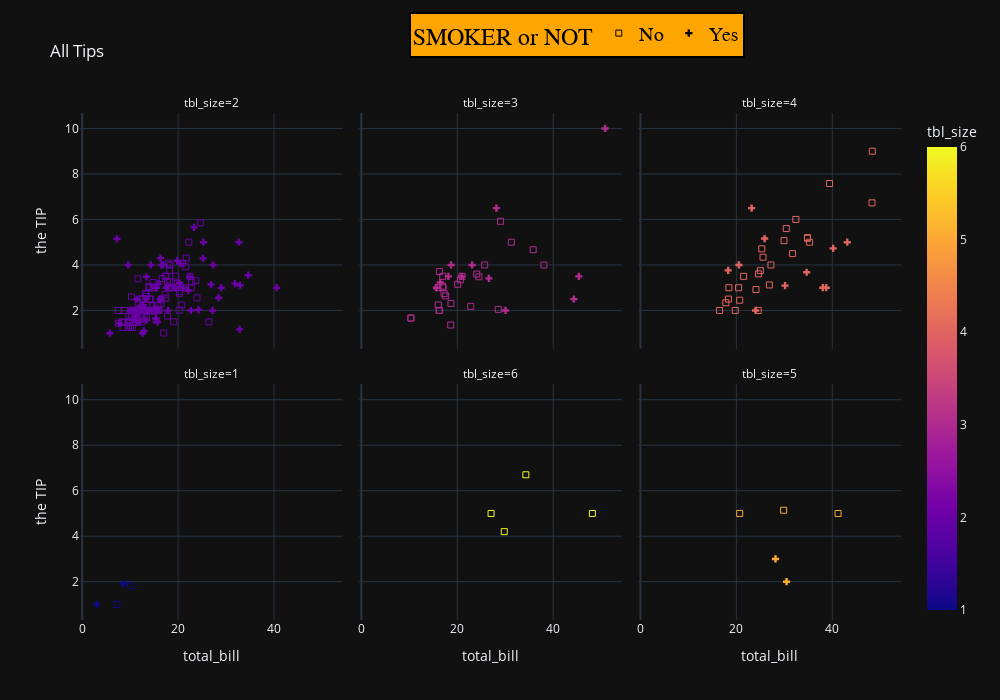

This figure's notebook cell:
### Code cell
scatterplot = px.scatter(
    data_frame=tips,
    x="total_bill",
    y="tip",
    #   ----------------------------------------------------------
    
    symbol="smoker",
#     symbol_sequence=[3,'square-open'],                        # set marker symbols
    symbol_map={"No": "square-open" ,"Yes":3},  
    color="tbl_size",     
#     color_continuous_scale=px.colors.diverging.Armyrose,   
#   ----------------------------------------------------------
       facet_col='tbl_size',       # assign marks to subplots in the horizontal direction
    facet_col_wrap=3,      
  #   ----------------------------------------------------------  
     template='plotly_dark',
    
     
    labels={"tip":"the TIP",
    "smoker":"SMOKER or NOT"},  # map the labels
    title='All Tips',           # figure title
    width=1000,                  # figure width in pixels
    height=700,   
    
)

scatterplot.update_layout(
    
    legend=dict(
     orientation="h",
    yanchor="top",
    y=1.2,
    xanchor="left",
    x=.4,
    title_font_family="Times New Roman",
        font=dict(
            family="Courier",
            size=20,
            color="black"
        ),
        bgcolor="orange",
        bordercolor="black",
        borderwidth=2
))
pio.show(scatterplot)

### Figure 1 — Plotly figure (JSON) as saved in the notebook; plotly's stock layout.template omitted (floating-point values rounded to 4 significant figures)
{"data": [{"hovertemplate": "SMOKER or NOT=No<br>tbl_size=%{marker.color}<br>total_bill=%{x}<br>the TIP=%{y}<extra></extra>", "legendgroup": "No", "marker": {"color": [2, 2, 2, 2, 2, 2, 2, 2, 2, 2, 2, 2, 2, 2, 2, 2, 2, 2, 2, 2, 2, 2, 2, 2, 2, 2, 2, 2, 2, 2, 2, 2, 2, 2, 2, 2, 2, 2, 2, 2, 2, 2, 2, 2, 2, 2, 2, 2, 2, 2, 2, 2, 2, 2, 2, 2, 2, 2, 2, 2, 2, 2, 2, 2, 2, 2, 2, 2, 2, 2, 2, 2, 2, 2, 2, 2, 2, 2, 2, 2, 2, 2, 2, 2, 2, 2, 2, 2, 2, 2], "coloraxis": "coloraxis", "symbol": "square-open"}, "mode": "markers", "name": "No", "orientation": "v", "showlegend": true, "type": "scatter", "x": [16.99, 23.68, 8.77, 15.04, 14.78, 10.27, 15.42, 14.83, 21.58, 17.92, 20.29, 15.77, 19.82, 13.37, 12.69, 21.7, 19.65, 9.55, 15.06, 17.78, 17.46, 13.94, 9.68, 18.29, 22.23, 18.04, 12.54, 10.29, 9.94, 19.49, 26.41, 16.45, 20.23, 12.02, 14.73, 10.51, 22.76, 17.29, 16.66, 15.98, 13.03, 18.28, 24.71, 21.16, 22.49, 22.75, 12.46, 20.92, 18.24, 14, 23.95, 17.31, 10.65, 12.43, 11.69, 13.42, 14.26, 15.95, 12.48, 8.52, 14.52, 11.38, 19.08, 20.27, 11.17, 12.26, 18.26, 8.51, 10.33, 14.15, 13.16, 17.47, 16.43, 8.35, 11.87, 9.78, 7.51, 14.07, 13.13, 13.39, 12.66, 13.81, 20.76, 7.56, 13.28, 11.61, 10.77, 10.07, 17.82, 18.78], "xaxis": "x4", "y": [1.01, 3.31, 2, 1.96, 3.23, 1.71, 1.57, 3.02, 3.92, 4.08, 2.75, 2.23, 3.18, 2, 2, 4.3, 3, 1.45, 3, 3.27, 2.54, 3.06, 1.32, 3, 5, 3, 2.5, 2.6, 1.56, 3.51, 1.5, 2.47, 2.01, 1.97, 2.2, 1.25, 3, 2.71, 3.4, 2.03, 2, 4, 5.85, 3, 3.5, 3.25, 1.5, 4.08, 3.76, 3, 2.55, 3.5, 1.5, 1.8, 2.31, 1.68, 2.5, 2, 2.52, 1.48, 2, 2, 1.5, 2.83, 1.5, 2, 3.25, 1.25, 2, 2, 2.75, 3.5, 2.3, 1.5, 1.63, 1.73, 2, 2.5, 2, 2.61, 2.5, 2, 2.24, 1.44, 2.72, 3.39, 1.47, 1.25, 1.75, 3], "yaxis": "y4"}, {"hovertemplate": "SMOKER or NOT=No<br>tbl_size=%{marker.color}<br>total_bill=%{x}<br>the TIP=%{y}<extra></extra>", "legendgroup": "No", "marker": {"color": [3, 3, 3, 3, 3, 3, 3, 3, 3, 3, 3, 3, 3, 3, 3, 3, 3, 3, 3, 3, 3, 3, 3, 3, 3, 3], "coloraxis": "coloraxis", "symbol": "square-open"}, "mode": "markers", "name": "No", "orientation": "v", "showlegend": false, "type": "scatter", "x": [10.34, 21.01, 10.33, 16.29, 16.97, 20.65, 24.06, 16.31, 16.93, 18.69, 31.27, 16.04, 28.55, 17.59, 20.08, 17.07, 38.07, 25.71, 22.82, 18.64, 17.26, 16.21, 24.52, 15.98, 35.83, 29.03], "xaxis": "x5", "y": [1.66, 3.5, 1.67, 3.71, 3.5, 3.35, 3.6, 2, 3.07, 2.31, 5, 2.24, 2.05, 2.64, 3.15, 3, 4, 4, 2.18, 1.36, 2.74, 2, 3.48, 3, 4.67, 5.92], "yaxis": "y5"}, {"hovertemplate": "SMOKER or NOT=No<br>tbl_size=%{marker.color}<br>total_bill=%{x}<br>the TIP=%{y}<extra></extra>", "legendgroup": "No", "marker": {"color": [4, 4, 4, 4, 4, 4, 4, 4, 4, 4, 4, 4, 4, 4, 4, 4, 4, 4, 4, 4, 4, 4, 4, 4, 4, 4], "coloraxis": "coloraxis", "symbol": "square-open"}, "mode": "markers", "name": "No", "orientation": "v", "showlegend": false, "type": "scatter", "x": [24.59, 25.29, 26.88, 35.26, 18.43, 39.42, 17.81, 18.35, 20.69, 30.4, 32.4, 34.81, 25.56, 48.27, 27.2, 34.83, 29.93, 24.08, 24.55, 19.77, 25, 16.49, 21.5, 31.71, 48.33, 20.45], "xaxis": "x6", "y": [3.61, 4.71, 3.12, 5, 3, 7.58, 2.34, 2.5, 2.45, 5.6, 6, 5.2, 4.34, 6.73, 4, 5.17, 5.07, 2.92, 2, 2, 3.75, 2, 3.5, 4.5, 9, 3], "yaxis": "y6"}, {"hovertemplate": "SMOKER or NOT=No<br>tbl_size=%{marker.color}<br>total_bill=%{x}<br>the TIP=%{y}<extra></extra>", "legendgroup": "No", "marker": {"color": [1, 1], "coloraxis": "coloraxis", "symbol": "square-open"}, "mode": "markers", "name": "No", "orientation": "v", "showlegend": false, "type": "scatter", "x": [10.07, 7.25], "xaxis": "x", "y": [1.83, 1], "yaxis": "y"}, {"hovertemplate": "SMOKER or NOT=No<br>tbl_size=%{marker.color}<br>total_bill=%{x}<br>the TIP=%{y}<extra></extra>", "legendgroup": "No", "marker": {"color": [6, 6, 6, 6], "coloraxis": "coloraxis", "symbol": "square-open"}, "mode": "markers", "name": "No", "orientation": "v", "showlegend": false, "type": "scatter", "x": [29.8, 34.3, 27.05, 48.17], "xaxis": "x2", "y": [4.2, 6.7, 5, 5], "yaxis": "y2"}, {"hovertemplate": "SMOKER or NOT=No<br>tbl_size=%{marker.color}<br>total_bill=%{x}<br>the TIP=%{y}<extra></extra>", "legendgroup": "No", "marker": {"color": [5, 5, 5], "coloraxis": "coloraxis", "symbol": "square-open"}, "mode": "markers", "name": "No", "orientation": "v", "showlegend": false, "type": "scatter", "x": [41.19, 29.85, 20.69], "xaxis": "x3", "y": [5, 5.14, 5], "yaxis": "y3"}, {"hovertemplate": "SMOKER or NOT=Yes<br>tbl_size=%{marker.color}<br>total_bill=%{x}<br>the TIP=%{y}<extra></extra>", "legendgroup": "Yes", "marker": {"color": [2, 2, 2, 2, 2, 2, 2, 2, 2, 2, 2, 2, 2, 2, 2, 2, 2, 2, 2, 2, 2, 2, 2, 2, 2, 2, 2, 2, 2, 2, 2, 2, 2, 2, 2, 2, 2, 2, 2, 2, 2, 2, 2, 2, 2, 2, 2, 2, 2, 2, 2, 2, 2, 2, 2, 2, 2, 2, 2, 2, 2, 2, 2, 2, 2, 2], "coloraxis": "coloraxis", "symbol": 3}, "mode": "markers", "name": "Yes", "orientation": "v", "showlegend": true, "type": "scatter", "x": [11.24, 20.29, 13.81, 11.02, 15.01, 26.86, 25.28, 17.92, 19.44, 32.68, 28.97, 5.75, 16.32, 27.28, 12.03, 21.01, 11.35, 15.38, 22.42, 15.36, 20.49, 25.21, 14.31, 16, 17.51, 10.59, 10.63, 15.81, 7.25, 31.85, 16.82, 32.9, 17.89, 14.48, 9.6, 34.63, 23.33, 40.55, 15.69, 19.81, 28.44, 15.48, 16.58, 10.34, 13, 13.51, 12.74, 13, 16.4, 24.27, 12.76, 13.27, 12.9, 11.59, 7.74, 12.16, 13.42, 13.42, 16.27, 10.09, 22.12, 15.53, 12.6, 32.83, 27.18, 22.67], "xaxis": "x4", "y": [1.76, 3.21, 2, 1.98, 2.09, 3.14, 5, 3.08, 3, 5, 3, 1, 4.3, 4, 1.5, 3, 2.5, 3, 3.48, 1.64, 4.06, 4.29, 4, 2, 3, 1.61, 2, 3.16, 5.15, 3.18, 4, 3.11, 2, 2, 4, 3.55, 5.65, 3, 1.5, 4.19, 2.56, 2.02, 4, 2, 2, 2, 2.01, 2, 2.5, 2.03, 2.23, 2.5, 1.1, 1.5, 1.44, 2.2, 3.48, 1.58, 2.5, 2, 2.88, 3, 1, 1.17, 2, 2], "yaxis": "y4"}, {"hovertemplate": "SMOKER or NOT=Yes<br>tbl_size=%{marker.color}<br>total_bill=%{x}<br>the TIP=%{y}<extra></extra>", "legendgroup": "Yes", "marker": {"color": [3, 3, 3, 3, 3, 3, 3, 3, 3, 3, 3, 3], "coloraxis": "coloraxis", "symbol": 3}, "mode": "markers", "name": "Yes", "orientation": "v", "showlegend": false, "type": "scatter", "x": [44.3, 50.81, 45.35, 20.9, 18.15, 23.1, 18.71, 16.47, 26.59, 30.06, 28.17, 15.69], "xaxis": "x5", "y": [2.5, 10, 3.5, 3.5, 3.5, 4, 4, 3.23, 3.41, 2, 6.5, 3], "yaxis": "y5"}, {"hovertemplate": "SMOKER or NOT=Yes<br>tbl_size=%{marker.color}<br>total_bill=%{x}<br>the TIP=%{y}<extra></extra>", "legendgroup": "Yes", "marker": {"color": [4, 4, 4, 4, 4, 4, 4, 4, 4, 4, 4], "coloraxis": "coloraxis", "symbol": 3}, "mode": "markers", "name": "Yes", "orientation": "v", "showlegend": false, "type": "scatter", "x": [38.01, 18.29, 40.17, 34.65, 23.17, 43.11, 20.53, 38.73, 25.89, 30.14, 24.01], "xaxis": "x6", "y": [3, 3.76, 4.73, 3.68, 6.5, 5, 4, 3, 5.16, 3.09, 2], "yaxis": "y6"}, {"hovertemplate": "SMOKER or NOT=Yes<br>tbl_size=%{marker.color}<br>total_bill=%{x}<br>the TIP=%{y}<extra></extra>", "legendgroup": "Yes", "marker": {"color": [1, 1], "coloraxis": "coloraxis", "symbol": 3}, "mode": "markers", "name": "Yes", "orientation": "v", "showlegend": false, "type": "scatter", "x": [3.07, 8.58], "xaxis": "x", "y": [1, 1.92], "yaxis": "y"}, {"hovertemplate": "SMOKER or NOT=Yes<br>tbl_size=%{marker.color}<br>total_bill=%{x}<br>the TIP=%{y}<extra></extra>", "legendgroup": "Yes", "marker": {"color": [5, 5], "coloraxis": "coloraxis", "symbol": 3}, "mode": "markers", "name": "Yes", "orientation": "v", "showlegend": false, "type": "scatter", "x": [30.46, 28.15], "xaxis": "x3", "y": [2, 3], "yaxis": "y3"}], "layout": {"annotations": [{"font": {}, "showarrow": false, "text": "tbl_size=1", "x": 0.16, "xanchor": "center", "xref": "paper", "y": 0.465, "yanchor": "bottom", "yref": "paper"}, {"font": {}, "showarrow": false, "text": "tbl_size=6", "x": 0.5, "xanchor": "center", "xref": "paper", "y": 0.465, "yanchor": "bottom", "yref": "paper"}, {"font": {}, "showarrow": false, "text": "tbl_size=5", "x": 0.84, "xanchor": "center", "xref": "paper", "y": 0.465, "yanchor": "bottom", "yref": "paper"}, {"font": {}, "showarrow": false, "text": "tbl_size=2", "x": 0.16, "xanchor": "center", "xref": "paper", "y": 1.0, "yanchor": "bottom", "yref": "paper"}, {"font": {}, "showarrow": false, "text": "tbl_size=3", "x": 0.5, "xanchor": "center", "xref": "paper", "y": 1.0, "yanchor": "bottom", "yref": "paper"}, {"font": {}, "showarrow": false, "text": "tbl_size=4", "x": 0.84, "xanchor": "center", "xref": "paper", "y": 1.0, "yanchor": "bottom", "yref": "paper"}], "coloraxis": {"colorbar": {"title": {"text": "tbl_size"}}, "colorscale": [[0, "#0d0887"], [0.1111, "#46039f"], [0.2222, "#7201a8"], [0.3333, "#9c179e"], [0.4444, "#bd3786"], [0.5556, "#d8576b"], [0.6667, "#ed7953"], [0.7778, "#fb9f3a"], [0.8889, "#fdca26"], [1, "#f0f921"]]}, "height": 700, "legend": {"bgcolor": "orange", "bordercolor": "black", "borderwidth": 2, "font": {"color": "black", "family": "Courier", "size": 20}, "orientation": "h", "title": {"font": {"family": "Times New Roman"}, "text": "SMOKER or NOT"}, "tracegroupgap": 0, "x": 0.4, "xanchor": "left", "y": 1.2, "yanchor": "top"}, "title": {"text": "All Tips"}, "width": 1000, "xaxis": {"anchor": "y", "autorange": true, "domain": [0, 0.32], "range": [2.555, 53.79], "title": {"text": "total_bill"}, "type": "linear"}, "xaxis2": {"anchor": "y2", "autorange": true, "domain": [0.34, 0.66], "matches": "x", "range": [2.555, 53.79], "title": {"text": "total_bill"}, "type": "linear"}, "xaxis3": {"anchor": "y3", "autorange": true, "domain": [0.68, 1.0], "matches": "x", "range": [2.555, 53.79], "title": {"text": "total_bill"}, "type": "linear"}, "xaxis4": {"anchor": "y4", "autorange": true, "domain": [0, 0.32], "matches": "x", "range": [2.555, 53.79], "showticklabels": false, "type": "linear"}, "xaxis5": {"anchor": "y5", "autorange": true, "domain": [0.34, 0.66], "matches": "x", "range": [2.555, 53.79], "showticklabels": false, "type": "linear"}, "xaxis6": {"anchor": "y6", "autorange": true, "domain": [0.68, 1.0], "matches": "x", "range": [2.555, 53.79], "showticklabels": false, "type": "linear"}, "yaxis": {"anchor": "x", "autorange": true, "domain": [0, 0.465], "range": [0.6318, 10.66], "title": {"text": "the TIP"}, "type": "linear"}, "yaxis2": {"anchor": "x2", "autorange": true, "domain": [0, 0.465], "matches": "y", "range": [0.6318, 10.66], "showticklabels": false, "type": "linear"}, "yaxis3": {"anchor": "x3", "autorange": true, "domain": [0, 0.465], "matches": "y", "range": [0.6318, 10.66], "showticklabels": false, "type": "linear"}, "yaxis4": {"anchor": "x4", "autorange": true, "domain": [0.535, 1.0], "matches": "y", "range": [0.6318, 10.66], "title": {"text": "the TIP"}, "type": "linear"}, "yaxis5": {"anchor": "x5", "autorange": true, "domain": [0.535, 1.0], "matches": "y", "range": [0.6318, 10.66], "showticklabels": false, "type": "linear"}, "yaxis6": {"anchor": "x6", "autorange": true, "domain": [0.535, 1.0], "matches": "y", "range": [0.6318, 10.66], "showticklabels": false, "type": "linear"}}}
